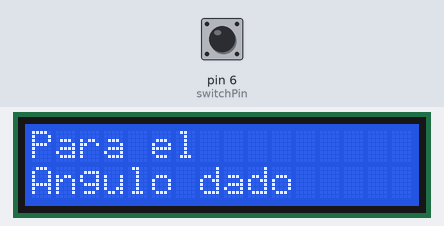
Recording of a sketch running on a simulated Arduino Uno, built with avr-gcc and run on an emulated ATmega328P. Parts: 16×2 character LCD. The test bench sets the inputs (shaded band); at power-on: pin 6 (switchPin) LOW. Random numbers use the default seed unless the sketch sets one.

Above: at 1.2 s.
1.3 s: pin 6 (switchPin) pulled HIGH for 0.15 s
At 2.6 s:
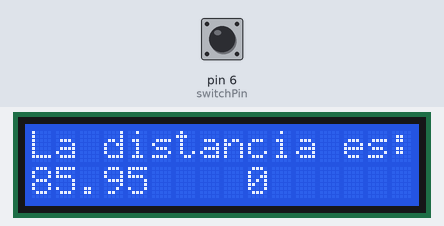
2.9 s: pin 6 (switchPin) pulled HIGH for 1 s
At 5.1 s:
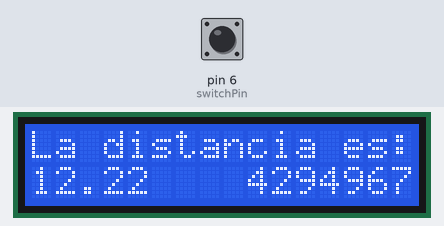
5.4 s: pin 6 (switchPin) pulled HIGH for 0.15 s
At 6.7 s:
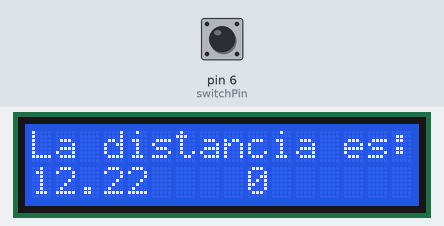
7.0 s: pin 6 (switchPin) pulled HIGH for 1 s
At 8.3 s:
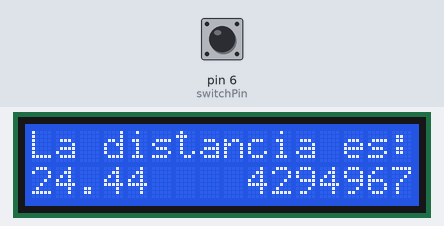
Timing chart, 0 to 10.0 s (numbered marks = the images above; inputs shaded):
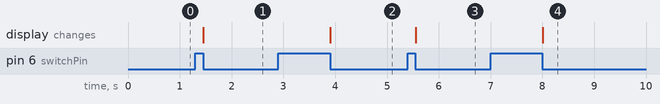

Measured:
- after the input at 1.3 s, the display: changes after 0.16 s (image 1)
- after the input at 2.9 s, the display: changes after 1.0 s (image 2)
- after the input at 5.4 s, the display: changes after 0.16 s (image 3)
- after the input at 7.0 s, the display: changes after 1.0 s (image 4)

The sketch:

Ejemplo_pantalla_LCD_Proyecto.ino
```cpp
#include <LiquidCrystal.h>
LiquidCrystal lcd(12,11,5,4,3,2);

const int switchPin = 6;
int switchState = 0;
int prevSwitchState = 0;
int reply;
float df_X = 0;                   // Distancia inicial y final que queremos en el experimento
int Angulofinal = 0;   // Ánulos iniciales, será lo que elija el usuario en este experimento
const float pi = 3.14159265;  // pi number
float rad = 0;
unsigned long tiempo1=0;
unsigned long tiempo2=0;
unsigned long diferenciatiempo=0;

void setup() {
  // put your setup code here, to run once:
  lcd.begin(16,2);
  pinMode(switchPin, INPUT);
  lcd.print("Para el");
  lcd.setCursor(0,1);
  lcd.print("Angulo dado");

}

void loop() {
  // put your main code here, to run repeatedly:
  switchState = digitalRead(switchPin);

  if (switchState != prevSwitchState){
    if (switchState == LOW) {
      reply = random(8);

      lcd.clear();
      lcd.setCursor(0,0);
      lcd.print("La distancia es:");
      lcd.setCursor(0,1);

      switch(reply){
        case 0:
//        AnguloFinal=reply;
        df_X= 700*tan(reply);
        lcd.print(df_X);
        break;
        case 1:
//        AnguloFinal=reply;
        tiempo1 = millis();
        rad= (reply * pi)/180;
        df_X= 700*tan(rad);
        tiempo2= millis();
        lcd.print(df_X);
        diferenciatiempo= tiempo1-tiempo2;
        lcd.setCursor(9,1);
        lcd.print(diferenciatiempo);
        break;
        case 2:
//        AnguloFinal=reply;
        tiempo1 = millis();
        rad= (reply * pi)/180;
        df_X= 700*tan(rad);
        tiempo2= millis();
        lcd.print(df_X);
        diferenciatiempo= tiempo1-tiempo2;
        lcd.setCursor(9,1);
        lcd.print(diferenciatiempo);
        break;
        case 4:
        tiempo1 = millis();
        rad= (reply * pi)/180;
        df_X= 700*tan(rad);
        tiempo2= millis();
        lcd.print(df_X);
        diferenciatiempo= tiempo1-tiempo2;
        lcd.setCursor(9,1);
        lcd.print(diferenciatiempo);
        break;
        case 5:
        tiempo1 = millis();
        rad= (reply * pi)/180;
        df_X= 700*tan(rad);
        tiempo2= millis();
        lcd.print(df_X);
        diferenciatiempo= tiempo1-tiempo2;
        lcd.setCursor(9,1);
        lcd.print(diferenciatiempo);
        break;
        case 6:
        tiempo1 = millis();
        rad= (reply * pi)/180;
        df_X= 700*tan(rad);
        tiempo2= millis();
        lcd.print(df_X);
        diferenciatiempo= tiempo1-tiempo2;
        lcd.setCursor(9,1);
        lcd.print(diferenciatiempo);
        break;
        case 7:
        tiempo1 = millis();
        rad= (reply * pi)/180;
        df_X= 700*tan(rad);
        tiempo2= millis();
        lcd.print(df_X);
        diferenciatiempo= tiempo1-tiempo2;
        lcd.setCursor(9,1);
        lcd.print(diferenciatiempo);
        break;

      }
    }
  }
 prevSwitchState = switchState;
}
```
